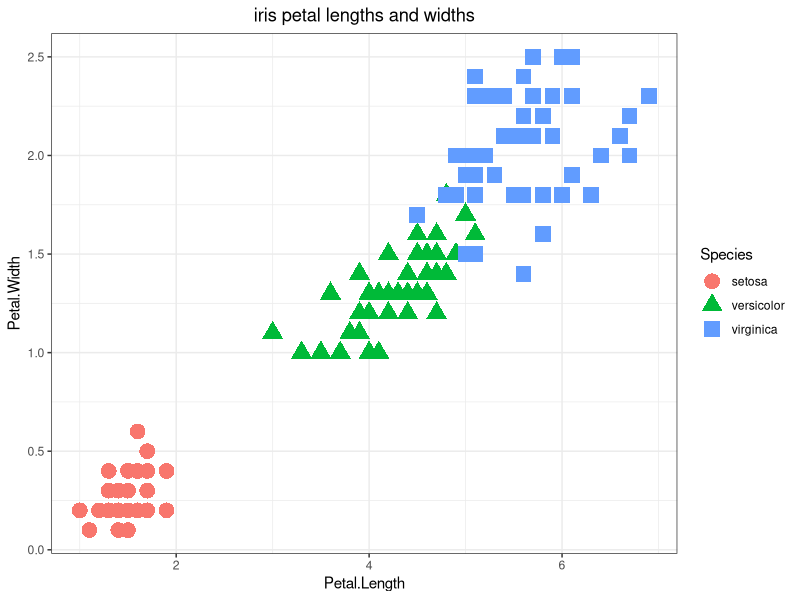

R code for this plot:
### Big question 1 answer: this example illustrates why choosing a single algorithm is not a good idea. KNN is probably not well-suited to examine the relationships that exist within the pidd dataset. This is why comparing multiple algorithms with different tunings, along with a weighted ensemble average and the single best-performing algorithm ("discrete winner"), is ideal. You will learn more about this in Section 6: SuperLearner. 


### Challenge 1: iris knn solution

# Designate Y and X variables.
Y_iris  = iris$Species

X_iris = iris[, 1:4]
X_iris = scale(X_iris, scale = T, center = T)

# Split the data.
library(caret)
set.seed(1)
iris_split = createDataPartition(Y_iris, p = 0.70, list = FALSE)
train_iris = X_iris[iris_split, ]
test_iris = X_iris[-iris_split, ]

train_iris_labels = Y_iris[iris_split]
test_iris_labels = Y_iris[-iris_split]

# Choose starting k-value.
round(sqrt(nrow(train_iris)))

# fit kNN model
library(class)
set.seed(1)
iris_predicted_knn = knn(train = train_iris, test = test_iris,
                     cl = train_iris_labels, k = 10, prob = TRUE)

# Evaluate cross tabs.
library(gmodels)
CrossTable(x = test_iris_labels, y = iris_predicted_knn, 
           prop.chisq = FALSE,
           prop.r = FALSE,
           prop.c = FALSE,
           prop.t = FALSE)

# compute accuracy
mean(test_iris_labels == iris_predicted_knn) 

# Plot Petal.Length and Petal.Width - can you guess why accuracy was so high? 
ggplot(iris, aes(x = Petal.Length, y = Petal.Width, color = Species, shape = Species)) + 
  geom_point(size = 5, alpha = 1) + 
  ggtitle("iris petal lengths and widths") + 
  theme_bw() + 
  theme(plot.title = element_text(hjust = 0.5)) 
